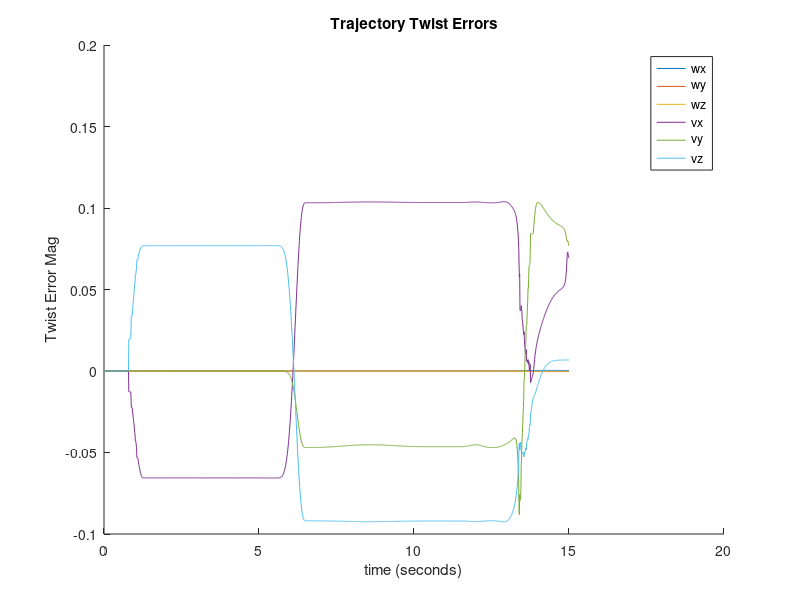

Source code (MATLAB):
function plotError(varargin)
% Function: Plots all Errors for given data
%
% Inputs:
% - varargin: (list[list[float]]) Data given in state protocal
%
% Outputs:
% - Figure: (Plot)

    if nargin == 1
        data = varargin{1};
    elseif nargin == 0
        data = csvread('finalProjectErrors.csv');
    else
        return
    end

    t = linspace(0,15,length(data));

    figure(1)
    hold on
    plot(t,data(:,1))
    plot(t,data(:,2))
    plot(t,data(:,3))
    plot(t,data(:,4))
    plot(t,data(:,5))
    plot(t,data(:,6))
    legend('wx' , 'wy', 'wz', 'vx', 'vy', 'vz')
    title("Trajectory Twist Errors")
    xlabel("time (seconds)")
    ylabel("Twist Error Mag")

    saveas(gcf, "Error.png");
end